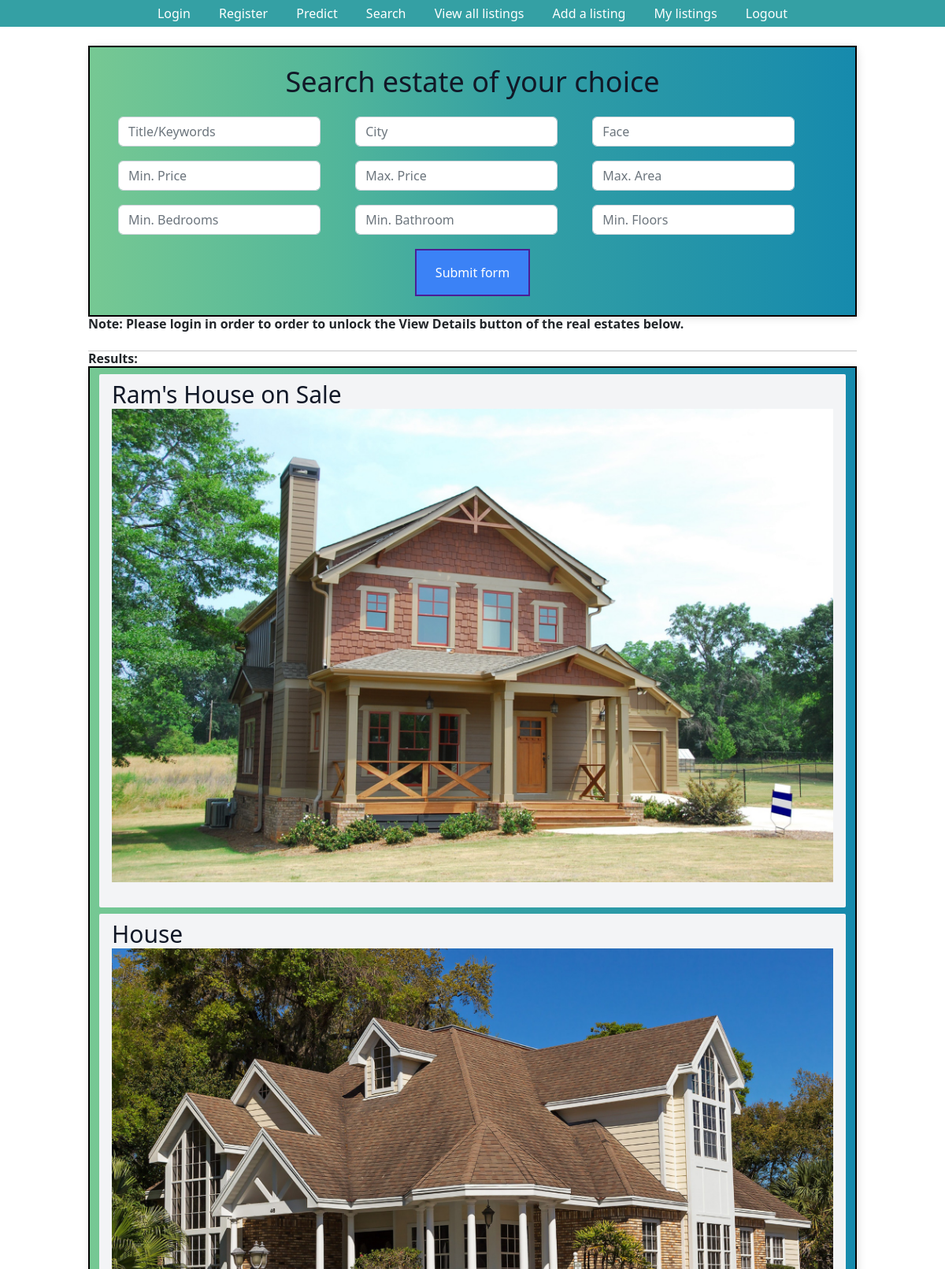
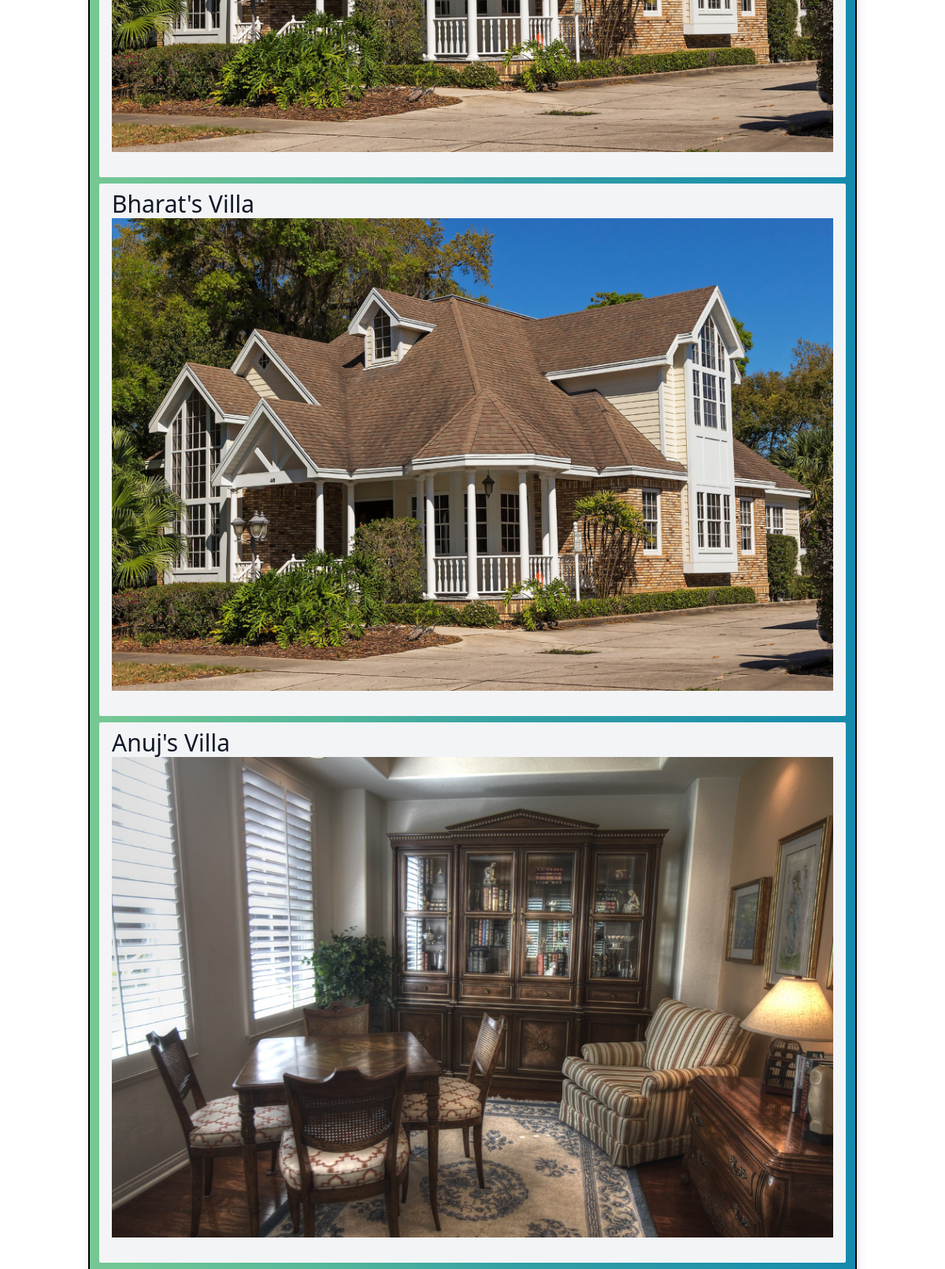
Page /listing_search (upper part) on the committed database (2 pictures, top to bottom).
### listings/models.py (models this page shows, shortened)
class Listing(models.Model):
    Title = models.CharField(max_length=30, default='House on Sale')
    Location = models.CharField(max_length=30, default='Kalanki')
    City = models.CharField(max_length=30, default='Kathmandu')
    Price = models.IntegerField(default=9999999)
    Bedroom = models.IntegerField(default=1)
    Bathroom = models.IntegerField(default=1)
    Floors = models.IntegerField(default=1)
    Parking = models.IntegerField(default=1)
    Face = models.CharField(max_length=30, default="East")
    Area = models.IntegerField(default=100)
    Road_Width = models.IntegerField(default=0)
    Road_Type = models.CharField(max_length=30, default="Concrete")
    Build_Area = models.IntegerField(default=100)
    Amenities = models.CharField(max_length=30, default="Bathroom")
    Contact_number = models.IntegerField(default=9845654321)
    Contact_mail = models.EmailField(max_length=30, default='admin@gmail.com')
    Image = models.ImageField(max_length = 254)
    user = models.ForeignKey(User, on_delete=models.SET_NULL,null=True)
    is_sold = models.BooleanField(default=False)
    Description = models.CharField(max_length=1000, default="Please describe your estate here. You may also justify the price of your estate here.")
    likes = models.ManyToManyField(User, related_name='estate')

### listings/views.py (the view)
# urls.py: path('listing_search', listing_search, name='listing_search'),
def listing_search(request):
    queryset_list=Listing.objects.all()
    if 'Title' in request.GET:
        Title = request.GET['Title']
        if Title:
            queryset_list = queryset_list.filter(Title__icontains = Title)
    else:
        Title = ''
    if 'City' in request.GET:
        city = request.GET['City']
        print(city)
        if city:
            queryset_list=queryset_list.filter(City__iexact = city)
    else:
        city = ''
    if 'Face' in request.GET:
        Face = request.GET['Face']
        if Face:
            queryset_list=queryset_list.filter(Face__iexact = Face)
    else:
        Face = ''
    if 'Bedroom' in request.GET:
        Bedroom = request.GET['Bedroom']
        if Bedroom:
            queryset_list=queryset_list.filter(Bedroom__gte=Bedroom)
    else:
        Bedroom = ''
    if 'Bathroom' in request.GET:
        Bathroom = request.GET['Bathroom']
        if Bathroom:
            queryset_list=queryset_list.filter(Bathroom__gte=Bathroom)
    else:
        Bathroom = ''
    if 'Floors' in request.GET:
        Floors = request.GET['Floors']
        if Floors:
            queryset_list=queryset_list.filter(Floors__gte=Floors)
    else:
        Floors = ''
    if 'Area' in request.GET:
        Area = request.GET['Area']
        if Area:
            queryset_list=queryset_list.filter(Area__lte=Area)
    else:
        Area = ''
    if 'Min_Price' in request.GET:
        Min_Price = request.GET['Min_Price']
        if Min_Price:
            queryset_list=queryset_list.filter(Price__gte=Min_Price)
    else:
        Min_Price = ''
    if 'Max_Price' in request.GET:
        Max_Price = request.GET['Max_Price']
        if Max_Price:
            queryset_list=queryset_list.filter(Price__lte=Max_Price)
    else:
        Max_Price = ''
    context={
        'listings':queryset_list, 'Min_Price':Min_Price,'Max_Price':Max_Price, 'Area':Area, 'Floors':Floors, 'Bathroom':Bathroom, 'Bedroom':Bedroom,
        'Face':Face, 'City': city, 'Title': Title
    }
    return render(request, "listing_search.html", context)

### templates/listing_search.html (shortened to what this page needs)
{% extends "base.html" %}
{% block content %}
<div class="container"><br>
<center><h1 class="text-4xl text-gray-900">Search estate of your choice</h1></center><br>
    <div>
        <form class="form-inline" action="{% url 'listing_search' %}" method="get" enctype="multipart/form-data">
            <div class="form-check form-check-inline">
                <div class="col-md-18 mb-3">
                    <input type="text" name="Title" class="form-control" placeholder="Title/Keywords"  value="{{ Title }}">
                </div>
            </div>
            <div class="form-check form-check-inline">
                <div class="col-md-18 mb-3">
                    <input type="text" name="City" class="form-control" placeholder="City"  value="{{ City }}">
                </div>
            </div>
            <div class="form-check form-check-inline">
                <div class="col-md-18 mb-3">
                    <input type="text" name="Face" class="form-control" placeholder="Face"  value="{{ Face }}">
                </div>
            </div>
            <div class="form-check form-check-inline">
                <div class="col-md-18 mb-3">
                    <input type="text" name="Min_Price" class="form-control" placeholder="Min. Price"  value="{{ Min_Price }}">
                </div>
            </div>
            <div class="form-check form-check-inline">
                <div class="col-md-18 mb-3">
                    <input type="text" name="Max_Price" class="form-control" placeholder="Max. Price"  value="{{ Max_Price }}">
                </div>
            </div>
            <div class="form-check form-check-inline">
                <div class="col-md-18 mb-3">
                    <input type="text" name="Area" class="form-control" placeholder="Max. Area"  value="{{ Area }}">
                </div>
            </div>
            <div class="form-check form-check-inline">
                <div class="col-md-18 mb-3">
                    <input type="text" name="Bedroom" class="form-control" placeholder="Min. Bedrooms"  value="{{ Bedroom }}">
                </div>
            </div>
            <div class="form-check form-check-inline">
                <div class="col-md-18 mb-3">
                    <input type="text" name="Bathroom" class="form-control" placeholder="Min. Bathroom"  value="{{ Bathroom }}">
                </div>
            </div>
            <div class="form-check form-check-inline">
                <div class="col-md-18 mb-3">
                    <input type="text" name="Floors" class="form-control" placeholder="Min. Floors"  value="{{ Floors }}">
                </div>
            </div>
            <center><button class="flex items-center px-4 py-3 text-white bg-blue-500 hover:bg-blue-400 border-2 border-violet-900"
                type="submit">Submit form</button></center>
            <br>
        </form>
    </div>
</div>
{% if not request.user.is_authenticated %}
<h1><strong>Note: Please login in order to order to unlock the View Details button of the real estates below.</strong></h1>
{% endif %}
<br><hr><h1><strong>Results:</strong></h1>
<div class = "container">
    {% if listings %}
    {% for listing in listings %}
    <div class="mt-2 px-3 py-2 bg-gray-100 rounded-sm">
        <h3 class="text-3xl text-gray-900">{{ listing.Title }}</h3>
        {% if listing.Image %}
        <img src="{{ listing.Image.url }}" alt="">
        {% endif %}
        <br>
    </div>
    {% endfor %}
    {% else %}
    <div class="col-md-12">
    <p>No Listings Available</p>
    </div>
    {% endif %}
</div>
{% endblock content %}

### templates/base.html (style rules this page uses)
.container { max-width: 1550px; margin: auto; background-color: rgba(136, 5, 5, 0.421); -webkit-box-shadow: 2px 2px 13px -4px rgba(0, 0, 0, 0.21); box-shadow: 2px 2px 13px -4px rgba(0, 0, 0, 0.21); background: linear-gradient(90deg, #76C893 0%, #52B69A 32%, #34A0A4 55%, #168AAD 100%); border: 2px solid #000 }

### rows in the picture
Listing: Title "Ram's House on Sale", Image (picture)
Listing: Title "House", Image (picture)
Listing: Title "Bharat's Villa", Image (picture)
Listing: Title "Anuj's Villa", Image (picture)
